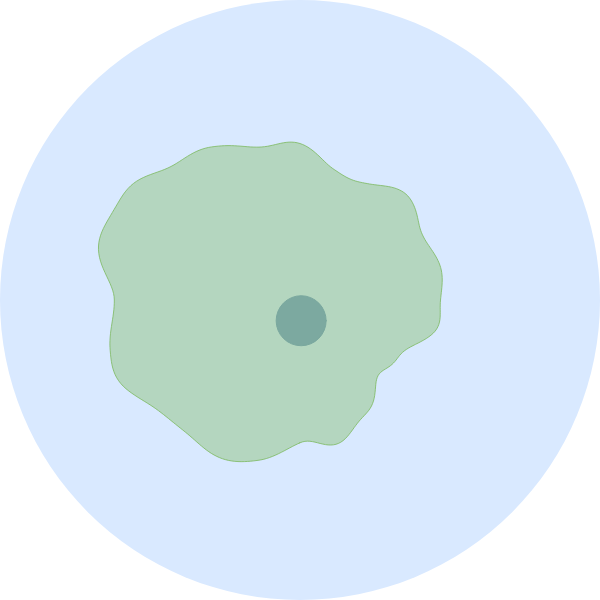
Frame 1 (no input)
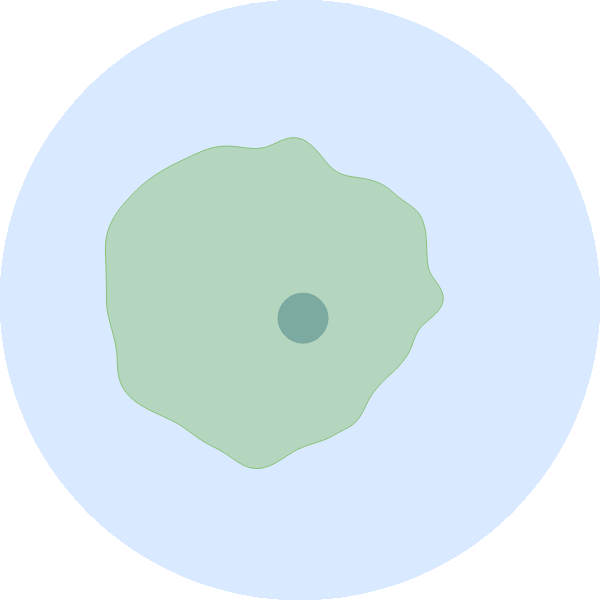
Frame 60 (no input)
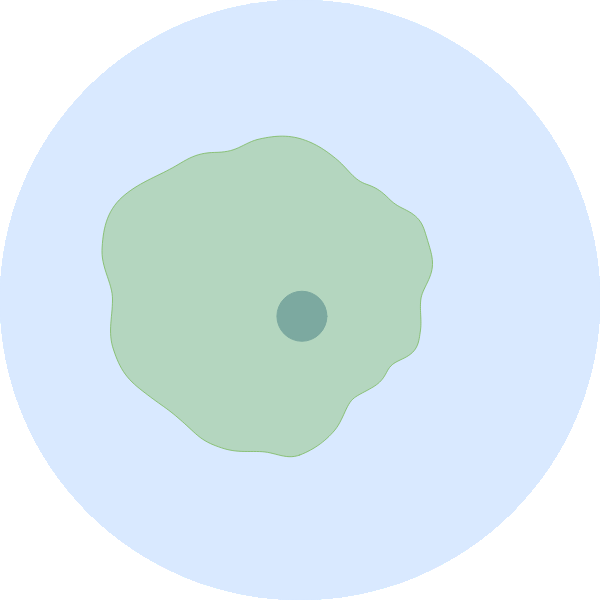
Frame 120 (the mouse pressed at the canvas centre since frame 60)

The p5.js sketch that drew these frames (run headless with seeded random() and noise() and a simulated clock; from frame 60 on, the mouse is pressed at the canvas centre):

// p5.js sketch
// ── sketch.js
//noise variables
let xoff = 0,
    yoff = 0,
    zoff = 0;
//~

//aneba variables
let xs = [],
    ys = [];
let x, y, r;
//~

//min and max distance from (0,0) 
let minD = 50, 
    maxD = 300;
//~

function setup() {
  createCanvas(600, 600);
  angleMode(DEGREES);
  
  translate(width / 2, height / 2);
  
  //Get all vetecies
  for (let i = 0; i < 360; i++) {
    xoff = map(sin(i), -1, 1, 0, 1);
    yoff = map(cos(i), -1, 1, 0, 1);

    r = map(noise(xoff, yoff, zoff), 0, 1, minD, maxD);

    x = sin(i) * r;
    y = cos(i) * r;
    
    xs[i] = x;
    ys[i] = y;
    
  }
  //~
}

function draw() {
  background(255, 0);
  translate(width / 2, height / 2);
  
  noStroke();
  fill(217, 233, 255);
  circle(0, 0, width);
  
  //Draw the nucleus
  let xav = 0,
      yav = 0;
  for(let a = 0; a < 360; a++){
    let temp = 0;
    temp += xs[a];
    xav = (temp / 360);
    temp = 0;
    temp += ys[a];
    yav = temp / 360;
  }
  xav += map(noise(xoff+1, yoff+1, zoff), 0, 1, -35, 35);
  yav += map(noise(xoff+10, yoff+10, zoff), 0, 1, -35, 35);
  
  fill(121, 157, 201, 245);
  stroke(121, 157, 201);
  circle(xav, yav, 50);
  //~
  
  //Draw the membrane
  fill(123, 184, 92, 100);
  stroke(123, 184, 92, 200);
  strokeWeight(1);
  beginShape();
  
  for (let i = 0; i < 360; i++) {
    xoff = map(sin(i), -1, 1, 0, 1);
    yoff = map(cos(i), -1, 1, 0, 1);

    r = map(noise(xoff, yoff, zoff), 0, 1, minD, maxD);

    x = sin(i) * r;
    y = cos(i) * r;
    
    xs[i] = x;
    ys[i] = y;
    
    vertex(x, y);
  }
  
  endShape(CLOSE);
  //~
  
  zoff += 0.002;
}

// ── style.css
html, body {
  margin: 0;
  padding: 0;
}
canvas {
  /*display: block;*/
}
